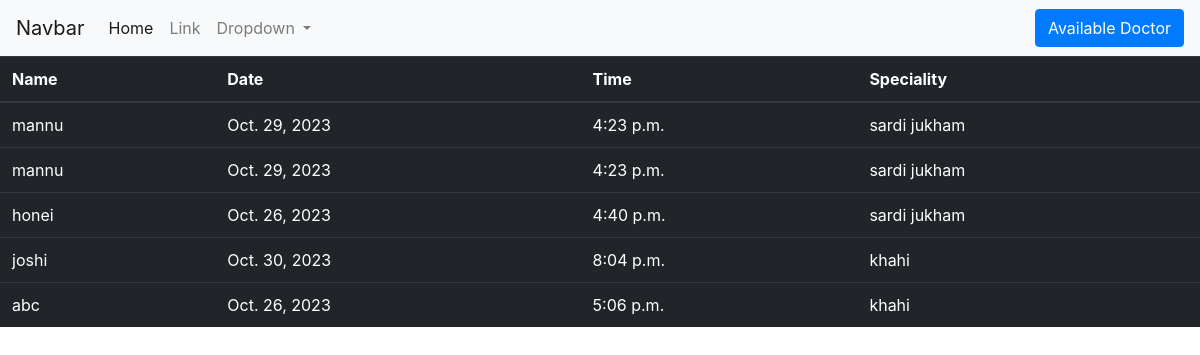
The page /admin_data/ on the database its author committed.
### app/models.py (models this page shows)
class Doctor(models.Model):
    drname = models.CharField(max_length=250)
    daytime = models.TimeField()
    date =models.DateField()
    speciality = models.CharField(max_length=250)

### app/views.py (the view)
# urls.py: path('admin_data/',views.admin_data),
def admin_data(request):
    if request.method == 'POST':
        drname = request.POST['drname']
        date = request.POST['date']
        daytime = request.POST['time']
        speciality = request.POST['speciality']
        Doctor.objects.create(drname=drname,date=date,daytime=daytime,speciality=speciality)
    data1 = Doctor.objects.all()
    return render(request,'admin_view.html',{'data1':data1})

### app/templates/admin_view.html (shortened to what this page needs)
<link rel="stylesheet" href="https://cdn.jsdelivr.net/npm/bootstrap@4.0.0/dist/css/bootstrap.min.css">
<nav class="navbar navbar-expand-lg navbar-light bg-light">
    <a class="navbar-brand" href="#">Navbar</a>
    <div class="collapse navbar-collapse" id="navbarSupportedContent">
      <ul class="navbar-nav mr-auto">
        <li class="nav-item active">
          <a class="nav-link" href="#">Home <span class="sr-only">(current)</span></a>
        </li>
        <li class="nav-item">
          <a class="nav-link" href="#">Link</a>
        </li>
        <li class="nav-item dropdown">
          <a class="nav-link dropdown-toggle" href="#" id="navbarDropdown" role="button" data-toggle="dropdown" aria-haspopup="true" aria-expanded="false">
            Dropdown
          </a>
        </li>
      </ul>
         <button type="button" class="btn btn-primary" data-toggle="modal" data-target="#exampleModalLong">
        Available Doctor
      </button>
    </div>
  </nav>
  <table class="table table-dark">
    <thead>
      <tr>
        <th scope="col">Name</th>
        <th scope="col">Date</th>
        <th scope="col">Time</th>
        <th scope="col">Speciality</th>
      </tr>
    </thead>
    <tbody>
      <tr>
        {% for i in data1%}
        <td>{{i.drname}}</th>
        <td>{{i.date}}</td>
        <td>{{i.daytime}}</td>
        <td>{{i.speciality}}</td>
      </tr>
      {% endfor %}
    </tbody>
  </table>

### rows shown on the page
Doctor: drname "mannu", date "Oct. 29, 2023", daytime "4:23 p.m.", speciality "sardi jukham"
Doctor: drname "mannu", date "Oct. 29, 2023", daytime "4:23 p.m.", speciality "sardi jukham"
Doctor: drname "honei", date "Oct. 26, 2023", daytime "4:40 p.m.", speciality "sardi jukham"
Doctor: drname "joshi", date "Oct. 30, 2023", daytime "8:04 p.m.", speciality "khahi"
Doctor: drname "abc", date "Oct. 26, 2023", daytime "5:06 p.m.", speciality "khahi"
